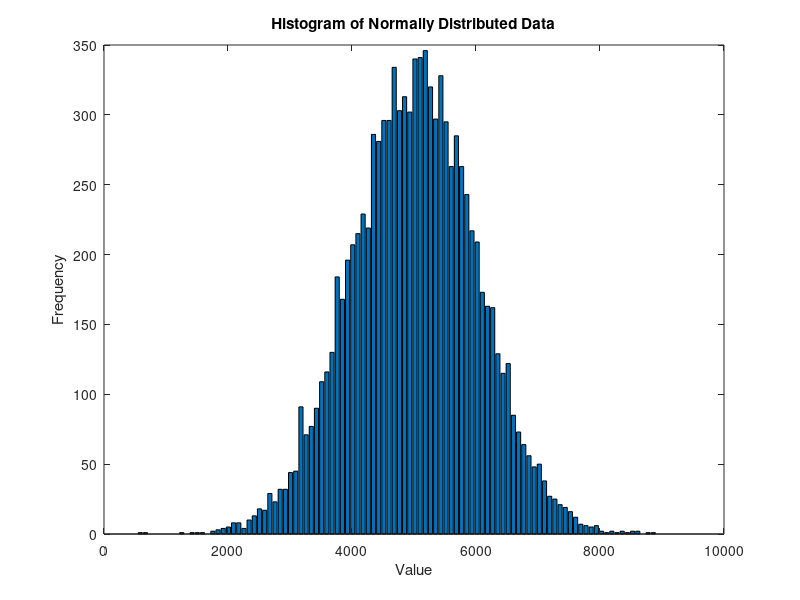

This figure's MATLAB source:
%4. Generate 10000 normally distributed random numbers.
%Draw a histogram with 100 bins using those numbers.
%Find the mean, variance and average of the cubes of the data.
%Also find those using mean value of each bin and frequency count
%of each bin and compare those from previous result.

% Step 1: Generate 10,000 normally distributed random numbers
data =5000+1000* randn(10000, 1);  % Standard normal distribution

% Step 2: Plot histogram with 100 bins
num_bins = 100;
[counts, bin_edges] = hist(data, num_bins);
bar(bin_edges, counts);
title('Histogram of Normally Distributed Data');
xlabel('Value');
ylabel('Frequency');

% Step 3: Calculate statistics directly from data
mean_direct = mean(data);
variance_direct = var(data);
avg_cube_direct = mean(data.^3);

% Step 4: Approximate using histogram bins
% Find bin centers
bin_centers = bin_edges;

% Normalize frequencies (hist returns counts, not probabilities)
total_count = sum(counts);
probabilities = counts / total_count;

% Approximated mean, variance, and average cube using histogram
mean_hist = sum(bin_centers .* probabilities);
variance_hist = sum(((bin_centers - mean_hist).^2) .* probabilities);
avg_cube_hist = sum((bin_centers.^3) .* probabilities);

% Step 5: Display results
printf("\n--- Direct Calculation ---\n");
printf("Mean: %f\n", mean_direct);
printf("Variance: %f\n", variance_direct);
printf("Average of Cubes: %f\n", avg_cube_direct);
printf("\n--- Histogram-based Approximation ---\n");
printf("Mean: %f\n", mean_hist);
printf("Variance: %f\n", variance_hist);
printf("Average of Cubes: %f\n", avg_cube_hist);
